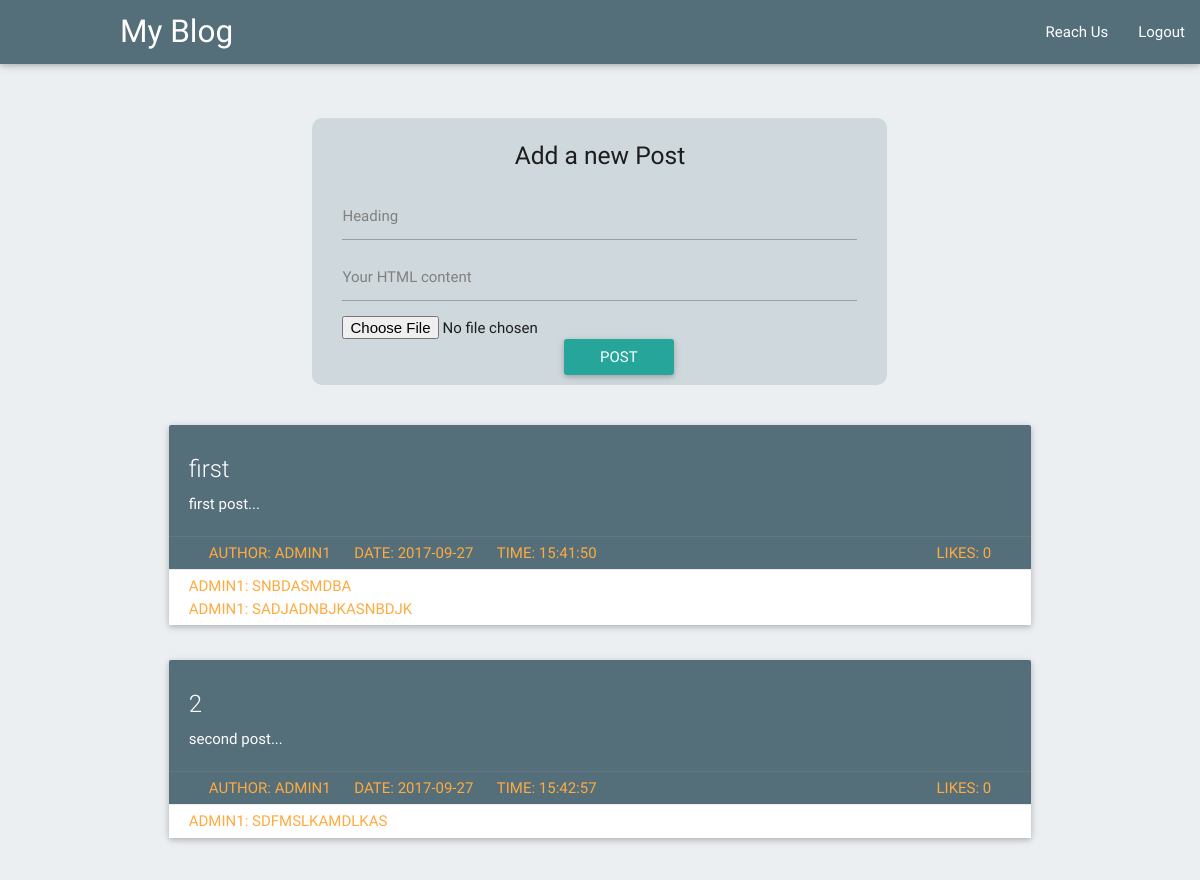
The page /admin.php (signed in) on the database its author committed.
### tables this page shows
CREATE TABLE `post` (
  `id` int(11) NOT NULL,
  `auther` varchar(30) NOT NULL,
  `date` date NOT NULL,
  `time` time NOT NULL,
  `heading` varchar(40) NOT NULL,
  `content` varchar(500) NOT NULL,
  `image` mediumblob NOT NULL,
  `likes` int(11) NOT NULL
);

CREATE TABLE `comments` (
  `reference` int(11) NOT NULL,
  `id` int(11) NOT NULL,
  `username` varchar(255) NOT NULL,
  `comment` varchar(255) NOT NULL
);

### admin.php (the view, shortened to what this page needs)
<!DOCTYPE html>
<html>
  <head>
    <link type="text/css" rel="stylesheet" href="css/materialize.min.css"  media="screen,projection"/>
  </head>
  <body class="blue-grey lighten-5">
    <header>
      <?php
        $link=mysqli_connect('localhost','root','','blog')or die(mysql_error_connect());
      ?>
      <nav class="blue-grey darken-1" style="position: fixed; z-index: 7;">
        <div class="nav-wrapper">
          <a class="brand-logo" href="index.php" style="padding-left:10%;">My Blog</a>
          <ul id="nav-mobile" class="right hide-on-med-and-down">
            <li><a href="reachme.php">Reach Us</a></li>
            <?php
              if(isset($_SESSION['login_status2'])==true):
            ?>
            <li><a href="logout.php">Logout</a></li>
            <?php
              endif;
            ?>
          </ul>
        </div>
      </nav>
    <br><br><br>
  	</header>
  	<section>
      <div class="container">
        <div class="row">
          <div class="col m2">
          </div>
          <div class="col m8  blue-grey lighten-4" style="border-radius: 10px;padding: 0px 30px 10px 30px; margin-top: 50px;">
            <h5 style="margin-top:0px;"><p align="center">Add a new Post</p></h5>
            <form action="" method="post" enctype="multipart/form-data">
              <input placeholder="Heading" type="text" name="heading" required />
              <input placeholder="Your HTML content" type="text" name="content" required />
              <input type="file" name="image" />
              <input class="waves-effect waves-light btn" type="submit" value="POST" name="add" style="margin-left:43%;"></input>
            </form>
          </div>
          <div class="col m2">
          </div>
        </div>
        <?php
          $postperpage=2;
          if(isset($_GET['p']))
          {
            $curpage=$_GET['p'];
          }
          else
          {
            $curpage=0;
          }
          if($curpage<0)
            $startpost=0;
          else
            $startpost=$curpage*$postperpage;
        ?>
        <?php
          $posts=mysqli_query($link,"SELECT * FROM post ORDER BY date DESC LIMIT $startpost, $postperpage") or die(mysqli_error($link));
          while($post=mysqli_fetch_assoc($posts)):
        ?>
        <?php $id=$post["id"]; ?>
        <a href="admpost.php?id=<?php echo $id; ?>">
          <div class=row>
            <div class="card blue-grey darken-1">
              <div class="card-content white-text" style="overflow-wrap: break-word;">
                <span class="card-title"><?php echo $post["heading"]; ?></span>
                <p><?php $content=substr($post["content"],0,100); echo $content; ?>...</p>
              </div>
              <div class="card-action" style="padding-top: 5px;padding-bottom: 5px;">
                <a ><?php echo "Author: ",$post["auther"]; ?></a>
                <a ><?php echo "Date: ",  $post["date"]; ?></a>
                <a ><?php echo "Time: ",  $post["time"]; ?></a>
                <a class="right"><?php echo "Likes: ", $post["likes"]; ?></a>
              </div>
               <?php
                $comments=mysqli_query($link,"SELECT * FROM comments WHERE id='$id' LIMIT 2") or die(mysqli_error($link));
                $count=mysqli_num_rows($comments);
                if($count):
              ?>
              <div class="card-action" style="padding-top: 5px;padding-bottom: 5px; background-color:white">
                <a>
                  <?php
                    while($comment=mysqli_fetch_assoc($comments))
                    {
                      echo $comment["username"];
                      echo ": ", $comment["comment"], "<br>";
                    }
                  ?>
                </a>
              </div>
              <?php endif; ?>
            </div>
          </div>
        </a>
        <?php endwhile; ?>
      </div>
      <br>
  	</section>
  </body>
</html>

### rows shown on the page
post: heading "first", content "first post", auther "ADMIN1", date "2017-09-27", time "15:41:50", likes "0"
comments: username "ADMIN1", comment "SNBDASMDBA"
comments: username "ADMIN1", comment "SADJADNBJKASNBDJK"
post: heading "2", content "second post", auther "ADMIN1", date "2017-09-27", time "15:42:57", likes "0"
comments: username "ADMIN1", comment "SDFMSLKAMDLKAS"
